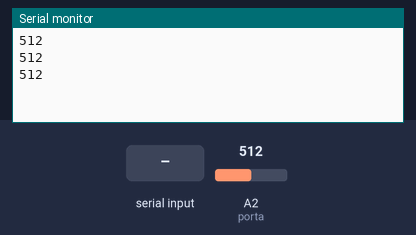
Recording of a sketch running on a simulated Arduino Uno, built with avr-gcc and run on an emulated ATmega328P. Shown: the last lines printed to the serial monitor. The test bench sets the inputs (shaded band); at power-on: A2 (porta) = 512.

Above: at 1.3 s.
1.4 s: "1" received over Serial
3.0 s: A2 (porta) set to 716
At 3.4 s:
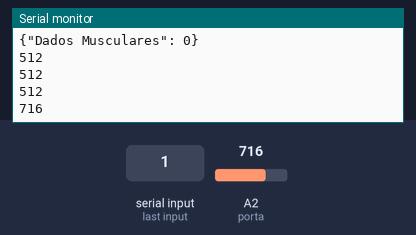
4.5 s: A2 (porta) set to 900
At 4.8 s:
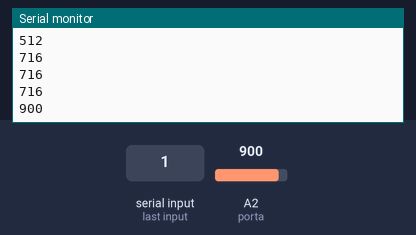
Timing chart, 0 to 7.5 s (numbered marks = the images above; inputs shaded):
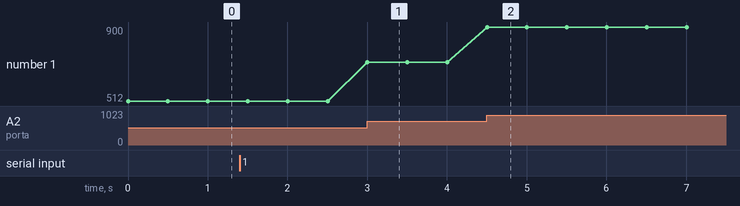

The sketch:

Kaora.ino
```cpp
#define velocidade 115200
#define porta A2
#define ID '1' // identification

int dado_musculo;
int calibragem[10];

void setup() {
  // Definindo a velocidade do emg
  Serial.begin(velocidade);
}

void loop() {
  // variavel que ira receber o valor analisado pelo emg
  int dado_musculo = analogRead(porta);
  for(int i = 0; i < 10; i++){
    calibragem[i] = dado_musculo;
  }
  //printando o valor da variavel
  Serial.println(dado_musculo);
  // imprimindo a cada 1 seg
  delay(500);
}

void serialEvent() // routine of serial event
{
  char receive = Serial.read();

  if(receive == ID) // was received the ID
  {
    if(isnan(dado_musculo)) // check error of read
    {
      Serial.println("{\"error\": \"Falha ao ler o sensor\"}");
    }
    else
    {
      Serial.print("{");
      Serial.print("\"Dados Musculares\": ");
      Serial.print(dado_musculo);
      Serial.print("}");
      Serial.println(); // treat to receive string /r/n.
    }
  }
}
```

Measured:
- after the input at 3.0 s, the serial monitor: prints a new line at once (image 1)
- after the input at 4.5 s, the serial monitor: prints a new line at once (image 2)
- plotted number 1: 512 → 716 after the input at 3.0 s, 716 → 900 after the input at 4.5 s
